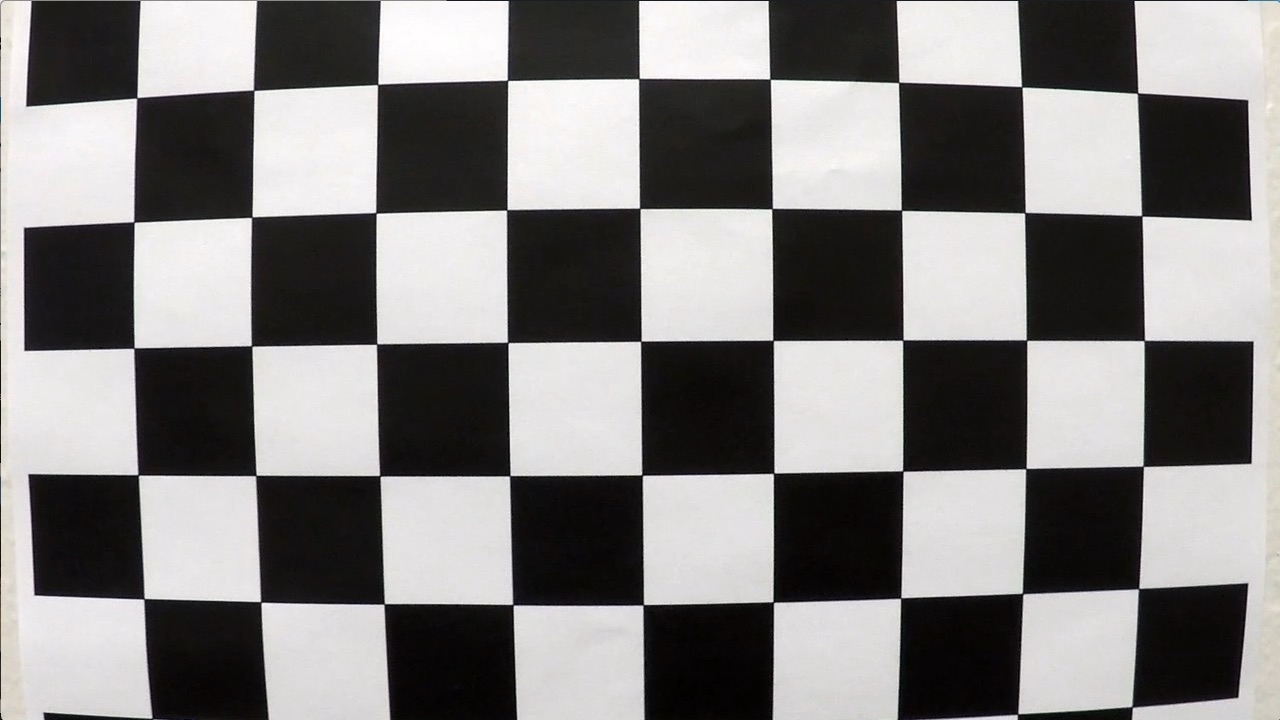
#> input picture camera_cal/calibration1.jpg, 1280 x 720 px
$ jupyter execute --allow-errors P2.ipynb   (shell and % lines are left out)   (older library calls are emulated)
#> lines starting #> are read from the running program, lines starting #| are printed output that depends on the picture; after the words box and inside, x2 and y2 are one past the last pixel; in counts of white or black regions, pixels touching at a corner belong together
## Advanced Lane Finding Project

The goals / steps of this project are the following:

* Compute the camera calibration matrix and distortion coefficients given a set of chessboard images.
* Apply a distortion correction to raw images.
* Use color transforms, gradients, etc., to create a thresholded binary image.
* Apply a perspective transform to rectify binary image ("birds-eye view").
* Detect lane pixels and fit to find the lane boundary.
* Determine the curvature of the lane and vehicle position with respect to center.
* Warp the detected lane boundaries back onto the original image.
* Output visual display of the lane boundaries and numerical estimation of lane curvature and vehicle position.

---
## First, I'll compute the camera calibration using chessboard images

[cell 1]
import numpy as np
import cv2
import glob
import matplotlib.pyplot as plt
import matplotlib.image as mpimg
import os

#Read the image.
image = mpimg.imread('camera_cal/calibration1.jpg')
#> image is the input picture: shape (720, 1280, 3); mean R, G, B 130.1, 128.4, 127.8
plt.imshow(image)

## Finding the ChessBoard corners

[cell 2]
# prepare the object points, like (0,0,0), (1,0,0), (2,0,0) ....,(6,5,0)

nx = 9
ny = 6
objp = np.zeros((nx*ny,3), np.float32)
objp[:,:2] = np.mgrid[0:nx,0:ny].T.reshape(-1,2)

# Arrays to store object points and image points from all the images.
objpoints = [] # 3d points in real world space
imgpoints = [] # 2d points in image plane.

# Make a list of calibration images
images = glob.glob('camera_cal/calibration*.jpg')

# Step through the list and search for chessboard corners
for fname in images:
    img = cv2.imread(fname)
    gray = cv2.cvtColor(img,cv2.COLOR_BGR2GRAY)

    # Find the chessboard corners
    ret, corners = cv2.findChessboardCorners(gray, (nx,ny),None)
#> ret = False; corners = None

    # If found, add object points, image points
    if ret == True:
        objpoints.append(objp)
        imgpoints.append(corners)

        # Draw and display the corners
        img = cv2.drawChessboardCorners(img, (nx,ny), corners, ret)
        plt.imshow(img)

# Undistortion & warped Image:

[cell 3]
import pickle

# First, we will test undistortion on an image
img = cv2.imread('camera_cal/calibration2.jpg')
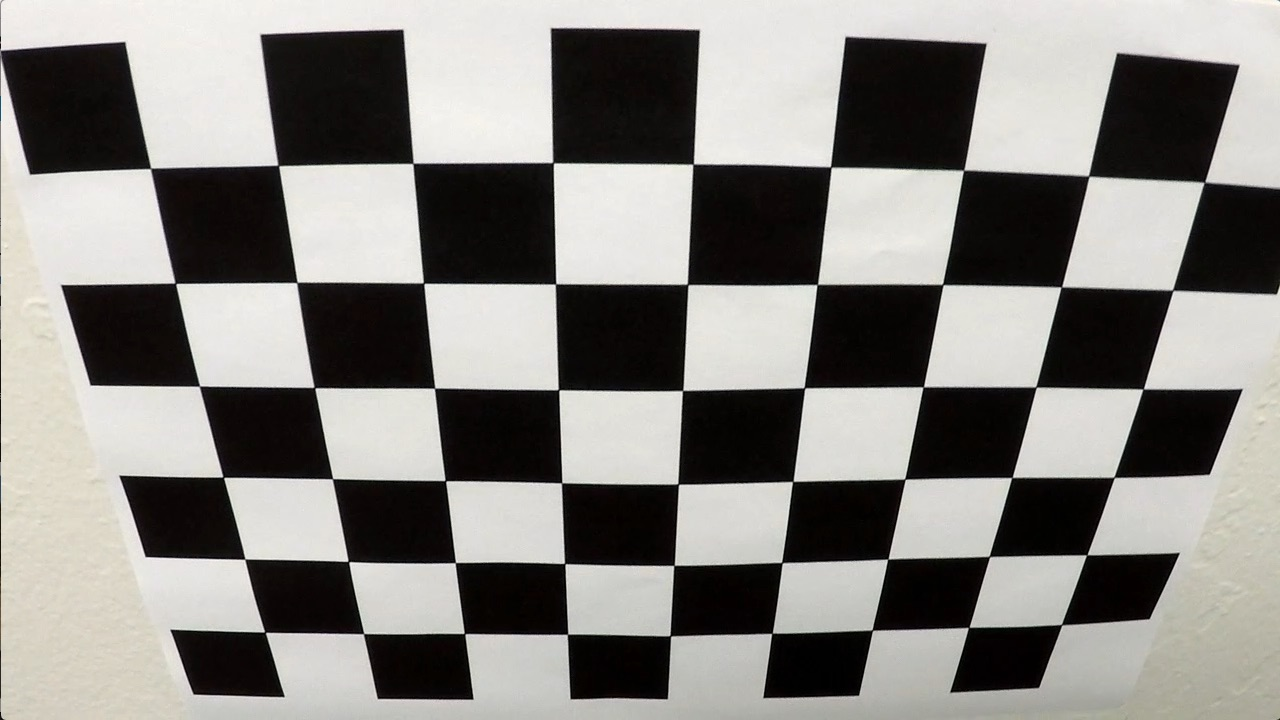
#> input picture camera_cal/calibration2.jpg, 1280 x 720 px
#> img is the input picture: shape (720, 1280, 3); mean B, G, R 128.5, 132.4, 134.4
img_size = (img.shape[1], img.shape[0])

#Camera calibration on obj & image points
ret, mtx, dist, rvecs, tvecs = cv2.calibrateCamera(objpoints, imgpoints, img_size, None, None)

def corners_unwarp(img, nx, ny, mtx, dist):

    # Applying cv2.undistort and converting image into Grayscale.
#> called with nx = 9, ny = 6, mtx = array of shape (3, 3), dist = array of shape (1, 5)
    undist = cv2.undistort(img, mtx, dist, None, mtx)
    gray = cv2.cvtColor(img,cv2.COLOR_BGR2GRAY)

    #Finding the ChessboardCorners & draw.
    ret, corners = cv2.findChessboardCorners(gray, (nx,ny), None)
    print(ret)
    if ret == True:
        img = cv2.drawChessboardCorners(img, (nx,ny), corners, ret)
#> img: shape (720, 1280, 3); 3.76% of pixels changed, all inside (x1, y1, x2, y2) = (145, 157, 1211, 643)
        offset = 100

        img_size = (gray.shape[1], gray.shape[0])

        # Selecting the source points & distination points
        src = np.float32([corners[0], corners[nx-1], corners[-1], corners[-nx]])

        dst = np.float32([[offset, offset], [img_size[0]-offset, offset],
                                     [img_size[0]-offset, img_size[1]-offset],
                                     [offset, img_size[1]-offset]])

        # Applying the getPerespective Transform & warpPerspective
        M = cv2.getPerspectiveTransform(src, dst)

        warped = cv2.warpPerspective(undist, M, img_size)

    return warped, M

top_down, perspective_M = corners_unwarp(img, nx, ny, mtx, dist)

#Plotting:
f, (ax1, ax2) = plt.subplots(1, 2, figsize=(24, 9))
f.tight_layout()
ax1.imshow(img)
ax1.set_title('Original Image', fontsize=50)
ax2.imshow(top_down)
ax2.set_title('Undistorted and Warped Image', fontsize=50)
plt.subplots_adjust(left=0., right=1, top=0.9, bottom=0.)

# Use color transforms, gradients, etc., to create a thresholded binary image.

[cell 4]
#Read the image.
image = mpimg.imread('test_images/test2.jpg')
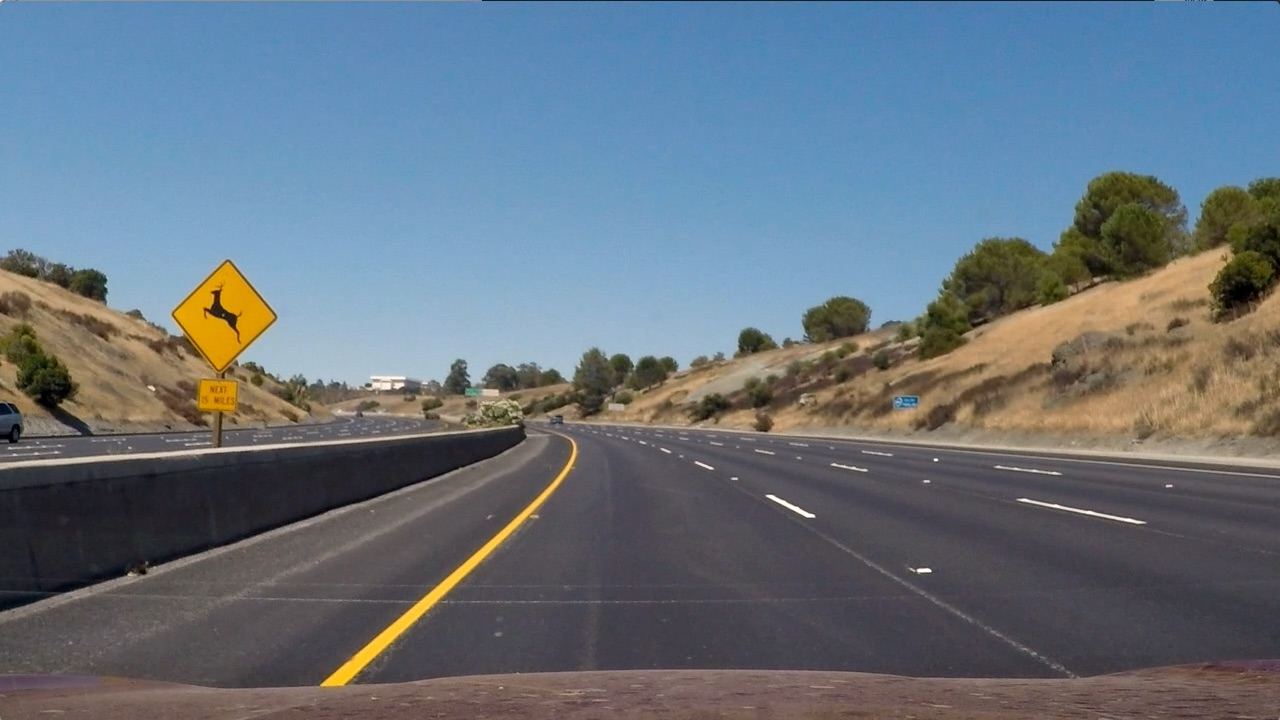
#> input picture test_images/test2.jpg, 1280 x 720 px
#> image is the input picture: shape (720, 1280, 3); mean R, G, B 102.8, 114.6, 125.5

def s_binary(img, s_thresh=(170, 255), sx_thresh=(20, 100)):
#> called with s_thresh = (170, 255), sx_thresh = (20, 100)
    img = np.copy(img) #making a copy of the image

    #Undistortion of the image
    undist_img = cv2.undistort(img, mtx, dist, None, mtx)

    # Convert to HLS color space and separate the V channel
    hls = cv2.cvtColor(undist_img, cv2.COLOR_RGB2HLS)
#> hls: shape (720, 1280, 3); mean of channels 0, 1, 2 88.6, 114.9, 64.1
    l_channel = hls[:,:,1]
    s_channel = hls[:,:,2]

    # Finding Sobel x, abs_sobelx & scaled_sobel.
    sobelx = cv2.Sobel(l_channel, cv2.CV_64F, 1, 0) # Take derivative in x
    abs_sobelx = np.absolute(sobelx) # Absolute x derivative to accentuate lines away from horizontal
    scaled_sobel = np.uint8(255*abs_sobelx/np.max(abs_sobelx))

    # Threshold the x-gradient
    sxbinary = np.zeros_like(scaled_sobel)
    sxbinary[(scaled_sobel >= sx_thresh[0]) & (scaled_sobel <= sx_thresh[1])] = 1

    # Threshold the color channel
    s_binary = np.zeros_like(s_channel)
    s_binary[(s_channel >= s_thresh[0]) & (s_channel <= s_thresh[1])] = 1

    # Stacking each channel
    color_binary = np.dstack(( np.zeros_like(sxbinary), sxbinary, s_binary)) * 255

    # Combine 2 binary thresholds
    combined_binary = np.zeros_like(sxbinary)
    combined_binary[(s_binary == 1) | (sxbinary == 1)] = 1

    return combined_binary #returning the combined_binary

result = s_binary(image)
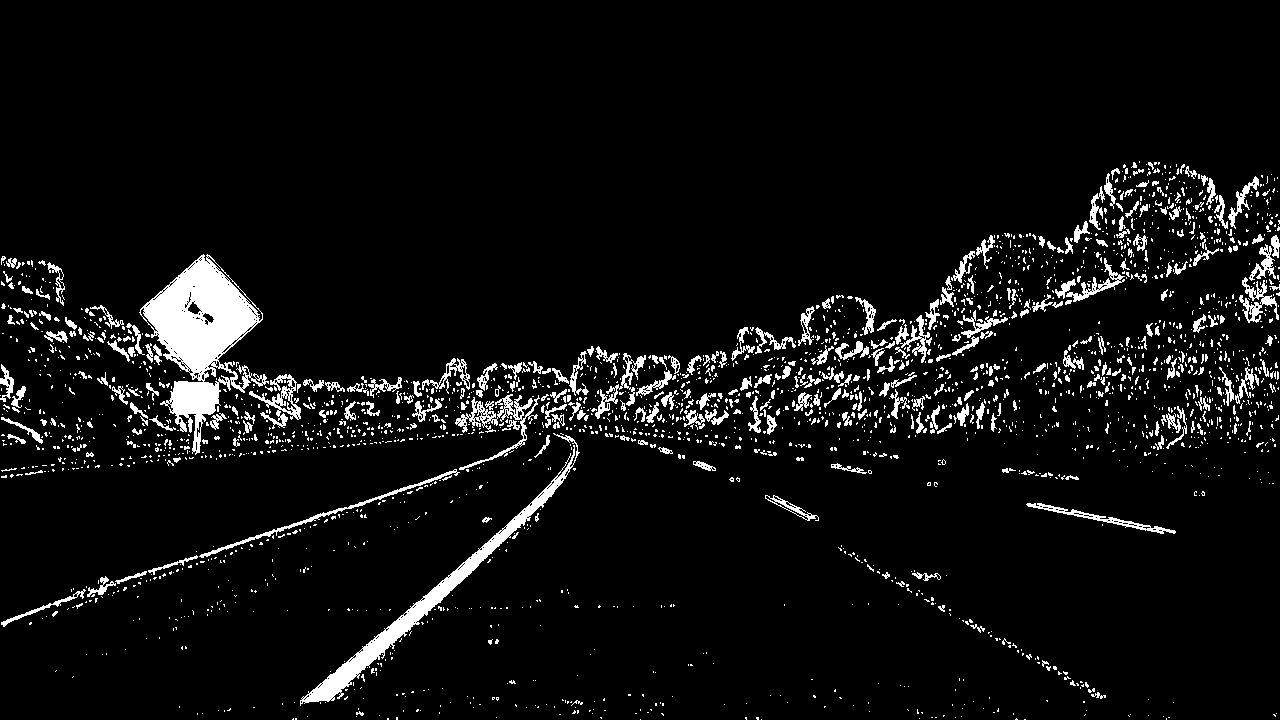
#> result: shape (720, 1280); values 0 (black) and 1 (white), 6.1% white; 2614 white regions (2251 under 20 px), largest, box (x1, y1, x2, y2) and area: (139, 254, 269, 455) 10388, (300, 433, 580, 706) 4894, (455, 394, 540, 470) 1284

# Plot results
f, (ax1, ax2) = plt.subplots(1, 2, figsize=(20, 9))
f.tight_layout()

ax1.imshow(image)
ax1.set_title('Original Image', fontsize=40)

ax2.imshow(result, cmap='gray')
ax2.set_title('Combined Binary', fontsize=40)

plt.subplots_adjust(left=0., right=1, top=0.9, bottom=0.)
plt.imshow(result)

plt.savefig('output_images/Combined_Binary_image.jpg')

# Apply a perspective transform to rectify binary image ("birds-eye view").

[cell 5]
# Read the image.
image = mpimg.imread('test_images/test2.jpg')
img = s_binary(image)

def image_unwarp(img, mtx, dist):

    undist = cv2.undistort(img, mtx, dist, None, mtx) # Undistorting the image
#> undist: shape (720, 1280); values 0 (black) and 1 (white), 6.3% white; 2174 white regions (1793 under 20 px), largest, box (x1, y1, x2, y2) and area: (103, 249, 253, 460) 12589, (279, 435, 579, 720) 5436, (452, 394, 539, 472) 1362

    img_size = (undist.shape[1], undist.shape[0])

    # Giving the source and distination points.
    src = np.float32([[600, 450], [720, 450], [1180, 720], [280, 720]])

    dst = np.float32([[200, 0], [1000, 0], [1180, 720], [200, 720]])

    # Applying the getPerespective Transform & warpPerspective
    M = cv2.getPerspectiveTransform(src, dst)

    Minv = cv2.getPerspectiveTransform(dst, src)

    warped = cv2.warpPerspective(undist, M, img_size)
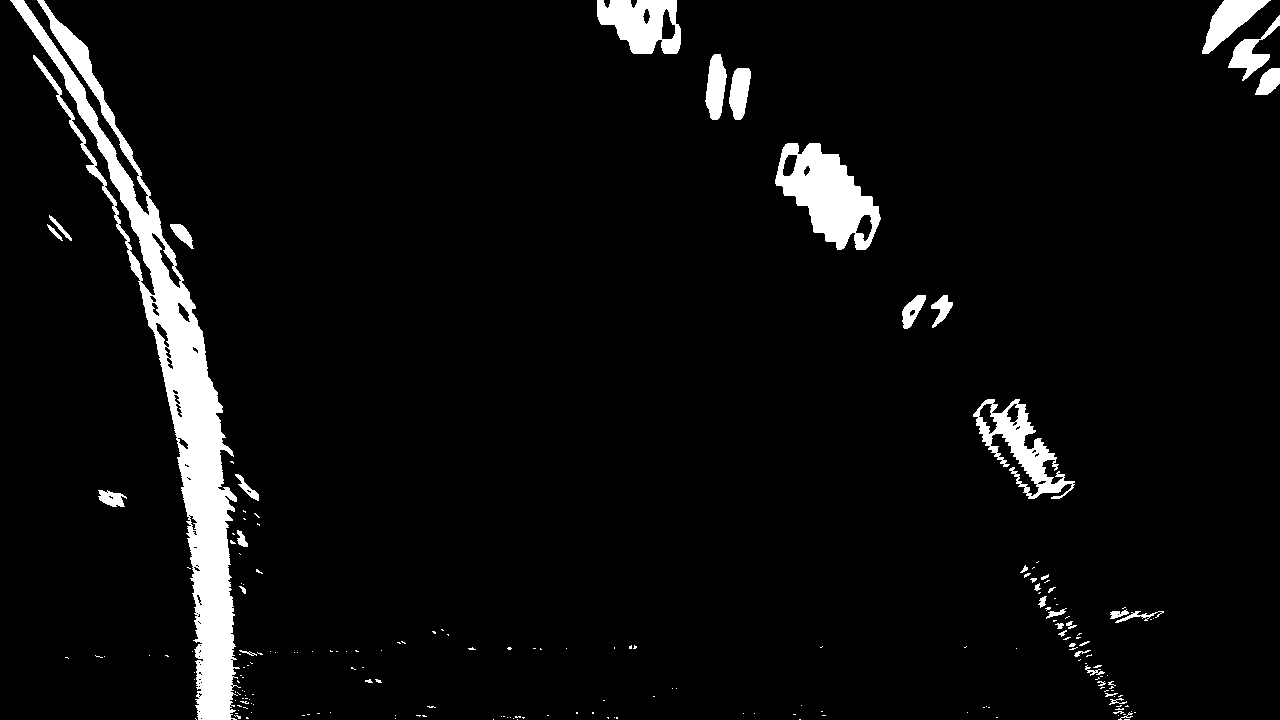
#> warped: shape (720, 1280); values 0 (black) and 1 (white), 5.1% white; 198 white regions (158 under 20 px), largest, box (x1, y1, x2, y2) and area: (10, 0, 241, 720) 26258, (775, 143, 881, 250) 6003, (973, 399, 1075, 499) 3294

    return warped, Minv

top_down, Minv = image_unwarp(img, mtx, dist)
f, (ax1, ax2) = plt.subplots(1, 2, figsize=(24, 9))
f.tight_layout()
ax1.imshow(img)
ax1.set_title('Original Image', fontsize=50)
ax2.imshow(top_down, cmap='gray')
ax2.set_title('Undistorted and Warped Image', fontsize=50)
plt.subplots_adjust(left=0., right=1, top=0.9, bottom=0.)

plt.savefig('output_images/Undistorted_Warped_image.jpg')
#> (the rest of the program and of its run is left out)
